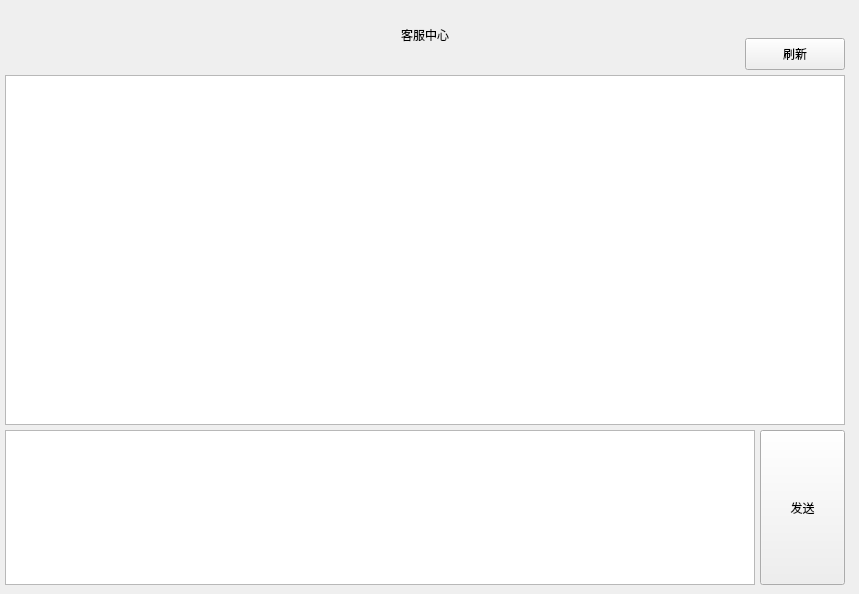
    <widget class="QWidget" name="page6">
     <widget class="QLabel" name="messageLabel">
      <property name="geometry">
       <rect>
        <x>0</x>
        <y>10</y>
        <width>850</width>
        <height>50</height>
       </rect>
      </property>
      <property name="styleSheet">
       <string notr="true">font: 26pt &quot;华文行楷&quot;;
</string>
      </property>
      <property name="text">
       <string>客服中心</string>
      </property>
      <property name="alignment">
       <set>Qt::AlignCenter</set>
      </property>
     </widget>
     <widget class="QTextBrowser" name="chatRecord">
      <property name="geometry">
       <rect>
        <x>5</x>
        <y>75</y>
        <width>840</width>
        <height>350</height>
       </rect>
      </property>
     </widget>
     <widget class="QTextEdit" name="chatInput">
      <property name="geometry">
       <rect>
        <x>5</x>
        <y>430</y>
        <width>750</width>
        <height>155</height>
       </rect>
      </property>
     </widget>
     <widget class="QPushButton" name="chatSend">
      <property name="geometry">
       <rect>
        <x>760</x>
        <y>430</y>
        <width>85</width>
        <height>155</height>
       </rect>
      </property>
      <property name="text">
       <string>发送</string>
      </property>
     </widget>
     <widget class="QPushButton" name="loadChat">
      <property name="geometry">
       <rect>
        <x>745</x>
        <y>38</y>
        <width>100</width>
        <height>32</height>
       </rect>
      </property>
      <property name="text">
       <string>刷新</string>
      </property>
     </widget>
    </widget>
